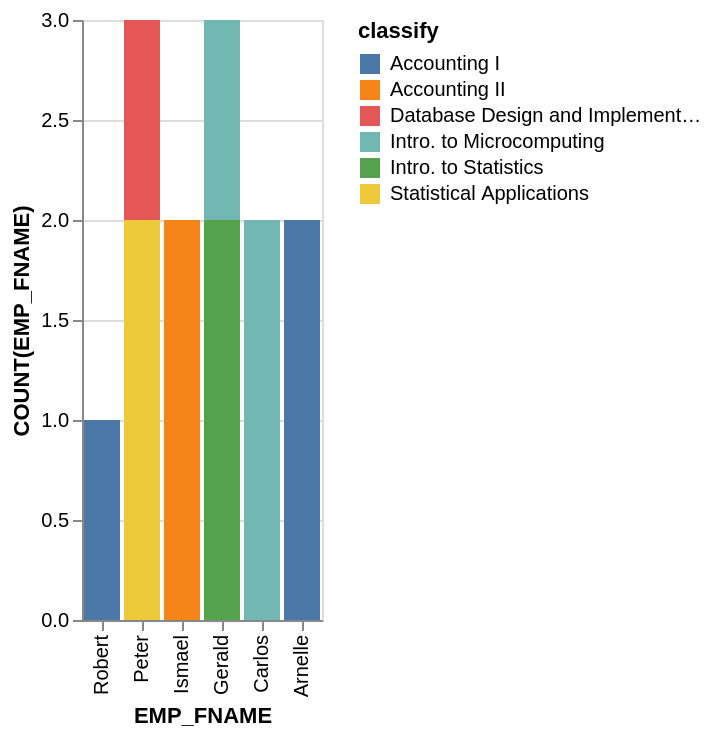

Specify this chart in Vega-Lite:
### Vega-Lite specification from a JSON file in a GitHub repository (floating-point values rounded to 4 significant figures)
{"data": {"values": [{"x_data": "Robert", "y_data": 1, "classify": "Accounting I"}, {"x_data": "Peter", "y_data": 0, "classify": "Accounting I"}, {"x_data": "Ismael", "y_data": 0, "classify": "Accounting I"}, {"x_data": "Gerald", "y_data": 0, "classify": "Accounting I"}, {"x_data": "Carlos", "y_data": 0, "classify": "Accounting I"}, {"x_data": "Arnelle", "y_data": 2, "classify": "Accounting I"}, {"x_data": "Robert", "y_data": 0, "classify": "Accounting II"}, {"x_data": "Peter", "y_data": 0, "classify": "Accounting II"}, {"x_data": "Ismael", "y_data": 2, "classify": "Accounting II"}, {"x_data": "Gerald", "y_data": 0, "classify": "Accounting II"}, {"x_data": "Carlos", "y_data": 0, "classify": "Accounting II"}, {"x_data": "Arnelle", "y_data": 0, "classify": "Accounting II"}, {"x_data": "Robert", "y_data": 0, "classify": "Database Design and Implementation"}, {"x_data": "Peter", "y_data": 1, "classify": "Database Design and Implementation"}, {"x_data": "Ismael", "y_data": 0, "classify": "Database Design and Implementation"}, {"x_data": "Gerald", "y_data": 0, "classify": "Database Design and Implementation"}, {"x_data": "Carlos", "y_data": 0, "classify": "Database Design and Implementation"}, {"x_data": "Arnelle", "y_data": 0, "classify": "Database Design and Implementation"}, {"x_data": "Robert", "y_data": 0, "classify": "Intro. to Microcomputing"}, {"x_data": "Peter", "y_data": 0, "classify": "Intro. to Microcomputing"}, {"x_data": "Ismael", "y_data": 0, "classify": "Intro. to Microcomputing"}, {"x_data": "Gerald", "y_data": 1, "classify": "Intro. to Microcomputing"}, {"x_data": "Carlos", "y_data": 2, "classify": "Intro. to Microcomputing"}, {"x_data": "Arnelle", "y_data": 0, "classify": "Intro. to Microcomputing"}, {"x_data": "Robert", "y_data": 0, "classify": "Intro. to Statistics"}, {"x_data": "Peter", "y_data": 0, "classify": "Intro. to Statistics"}, {"x_data": "Ismael", "y_data": 0, "classify": "Intro. to Statistics"}, {"x_data": "Gerald", "y_data": 2, "classify": "Intro. to Statistics"}, {"x_data": "Carlos", "y_data": 0, "classify": "Intro. to Statistics"}, {"x_data": "Arnelle", "y_data": 0, "classify": "Intro. to Statistics"}, {"x_data": "Robert", "y_data": 0, "classify": "Statistical Applications"}, {"x_data": "Peter", "y_data": 2, "classify": "Statistical Applications"}, {"x_data": "Ismael", "y_data": 0, "classify": "Statistical Applications"}, {"x_data": "Gerald", "y_data": 0, "classify": "Statistical Applications"}, {"x_data": "Carlos", "y_data": 0, "classify": "Statistical Applications"}, {"x_data": "Arnelle", "y_data": 0, "classify": "Statistical Applications"}]}, "mark": "bar", "encoding": {"x": {"field": "x_data", "type": "nominal", "title": "EMP_FNAME", "sort": "descending"}, "y": {"field": "y_data", "type": "quantitative", "title": "COUNT(EMP_FNAME)"}, "color": {"field": "classify"}}}
